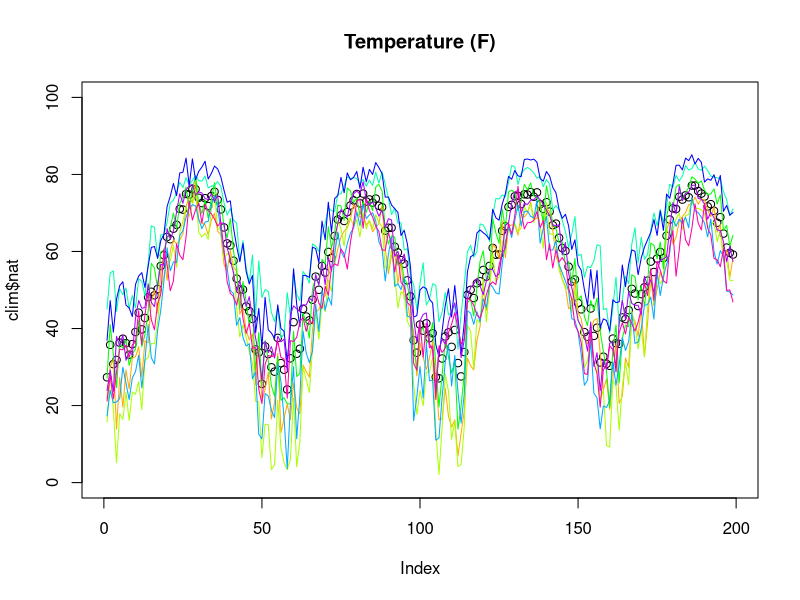
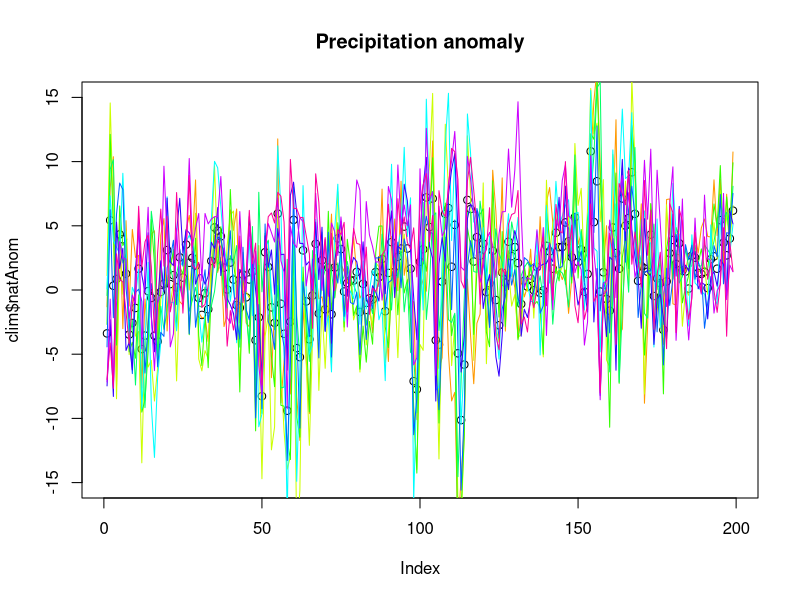

Reproduce these figures in R, in order. (Note: this script raises an error after producing the figures.)
#####################################
# GET CLIMATE DATA

rm(list=ls())
script_name <- "clim_data"
# Downloaded from: http://www.ncdc.noaa.gov/temp-and-precip/us-weekly/
# Click on excel logo. Then I copy pasted the text file into excel, saved it as a text and then imported
# this text file in a new spread sheet and saved it as .csv

# In this new spread sheet, I have manually removed the first row (saying temp in F etc), then saved this 
# as weekly_temp_raw.csv

# Load data
clim = read.csv("./Data/Weekly_temp_raw.csv", colClasses="character")

# Add week number, year 2014 has 53 weeks
clim$weekno = c(c(1:52),c(1:53),c(1:52),c(1:42)) # When loading in new data, change the last figure to the current week
clim$year = c(rep("2013",52),rep("2014",53),rep("2015",52),rep("2016",42)) # idem

# Create weekname variable
clim$weekname = paste0(clim$year, "-",clim$weekno)

# Plot temp
plot(clim$nat, main="Temperature (F)", ylim=c(0,100))
col=rainbow(length(c(2:10)))
for(i in c(2:10)){
  lines(clim[,i], col=col[i])  
}

# Temperature patterns seems quite similar across the regions


#  Plot prec
plot(clim$natAnom, main="Precipitation anomaly", ylim=c(-15,15))
col=rainbow(length(c(11:20)))
for(i in c(11:20)){
  lines(clim[,i], col=col[i-10])  
}

clim = clim%>%dplyr::select(weekname,nat,natAnom)
names(clim) = c("weekname","temp_av","prec_anom_av")




########################################
#### save & load
savename <- paste0("./Data/", script_name, ".Rda")
save(clim,file = savename)
